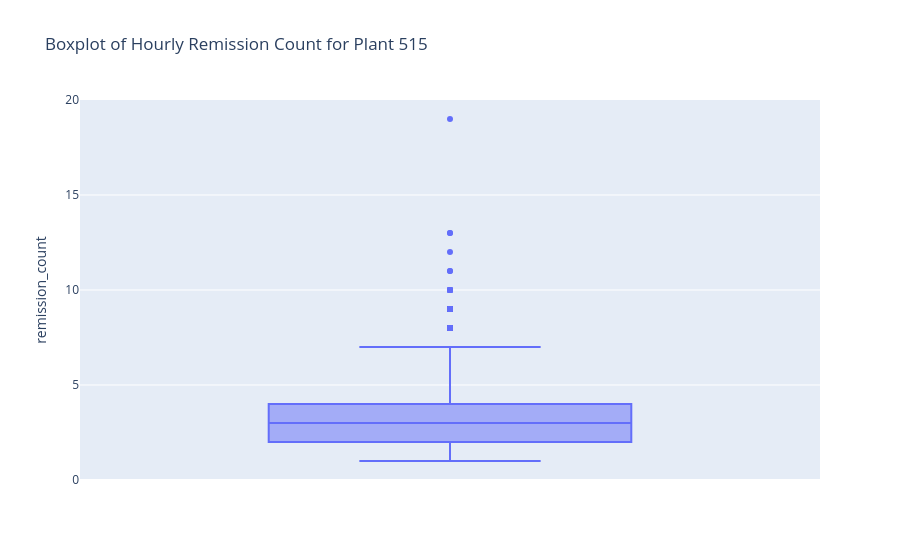

Write notebook code for a chart like this one.
### Code cell
# Plant 515 remission count boxplot (row count) 
plant_515_counts = (
    remissions.loc[remissions["ship_plant_code"] == "515"]
    .groupby(remissions["typed_time"].dt.floor("h"))
    .size()
    .reset_index(name="remission_count")
)

fig = px.box(
    plant_515_counts,
    y="remission_count",
    title="Boxplot of Hourly Remission Count for Plant 515",
)
fig.show()

### Figure 1 — Plotly figure (JSON) as saved in the notebook; plotly's stock layout.template omitted (floating-point values rounded to 4 significant figures; data arrays with more than 128 entries replaced by an {"elided": "..."} marker saying what was removed)
{"data": [{"alignmentgroup": "True", "hovertemplate": "remission_count=%{y}<extra></extra>", "legendgroup": "", "marker": {"color": "#636efa"}, "name": "", "notched": false, "offsetgroup": "", "orientation": "v", "showlegend": false, "type": "box", "x0": " ", "xaxis": "x", "y": {"elided": "16524 int values"}, "y0": " ", "yaxis": "y"}], "layout": {"boxmode": "group", "legend": {"tracegroupgap": 0}, "title": {"text": "Boxplot of Hourly Remission Count for Plant 515"}, "xaxis": {"anchor": "y", "domain": [0, 1]}, "yaxis": {"anchor": "x", "domain": [0, 1], "title": {"text": "remission_count"}}}}
